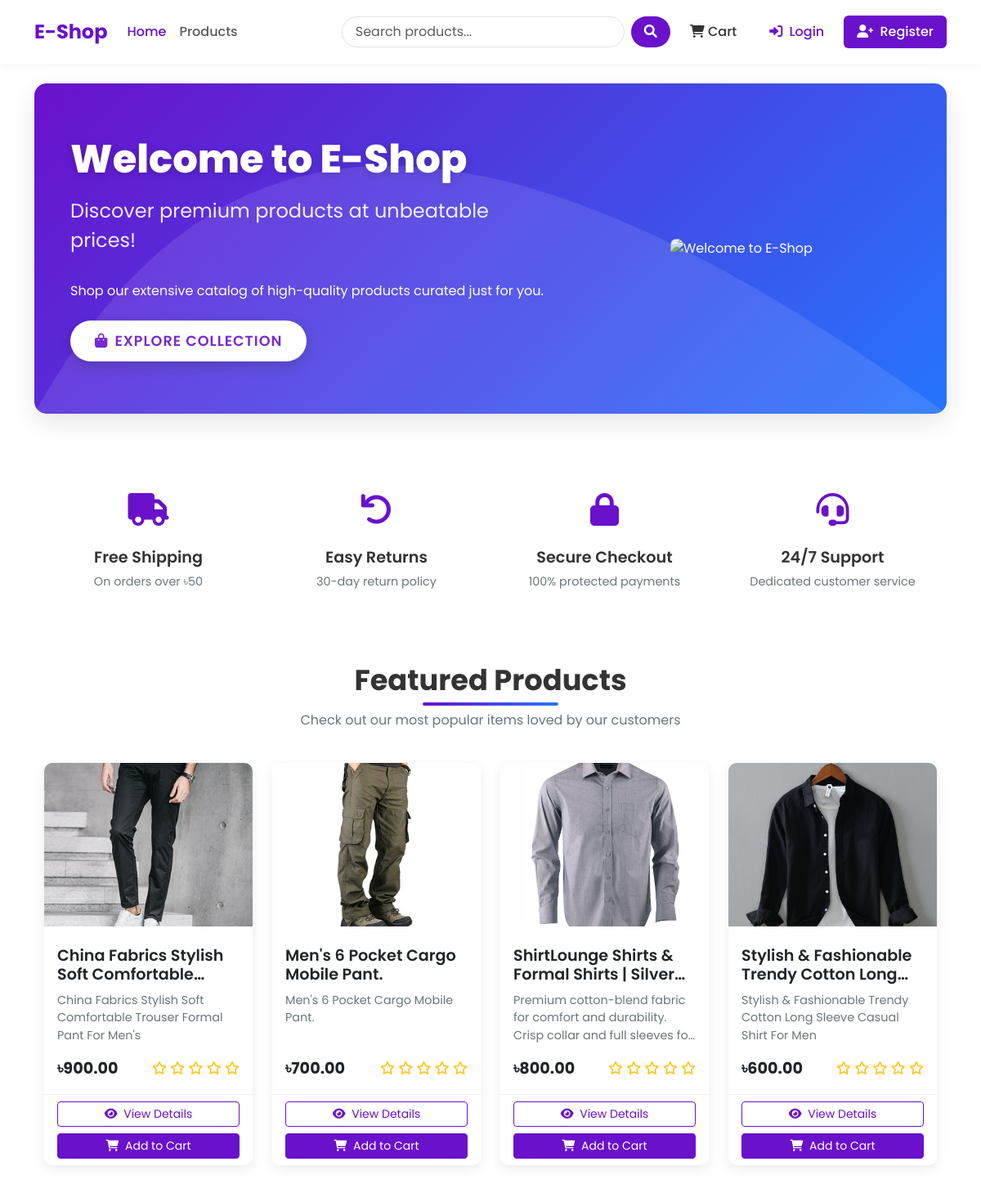
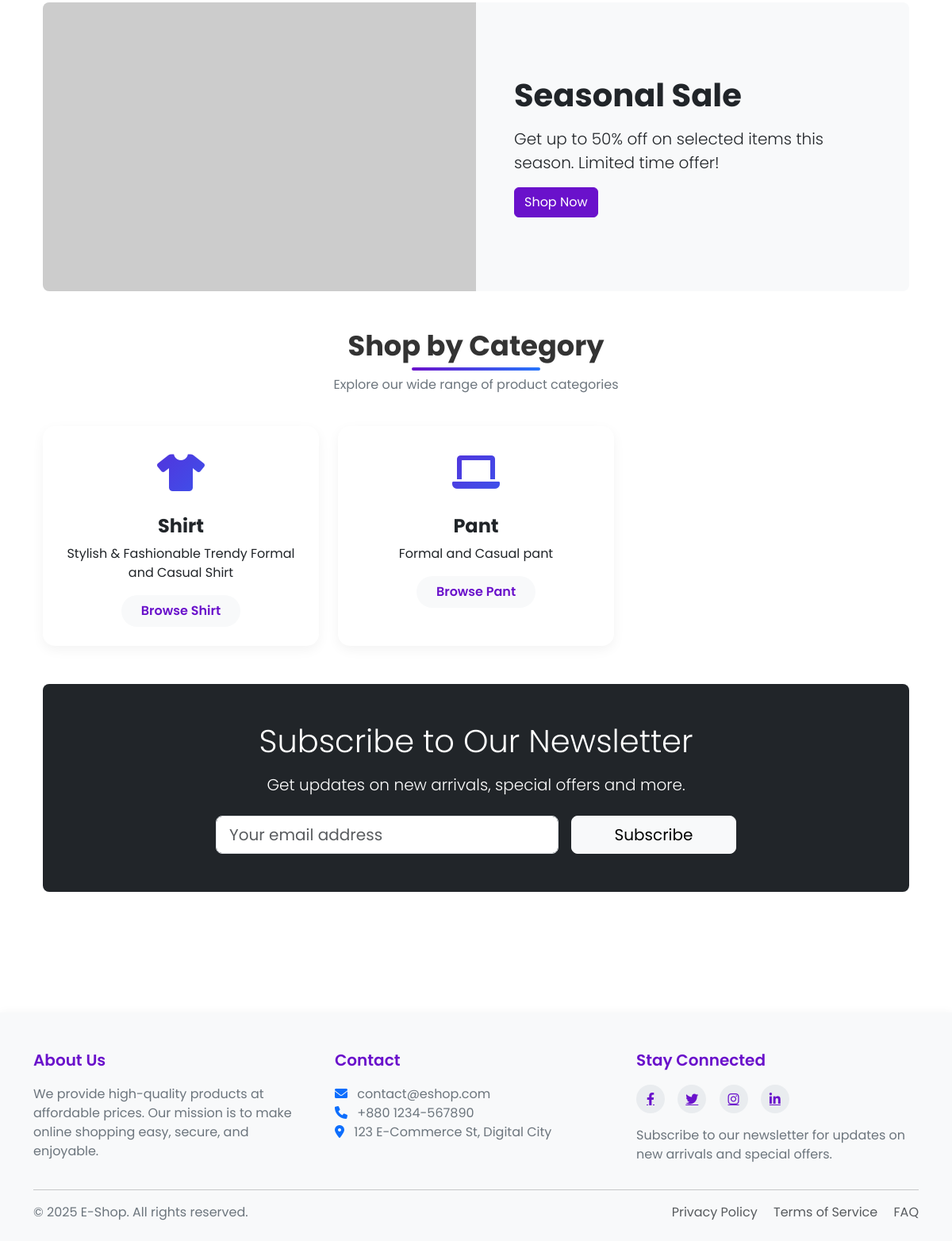
The page / on the database its author committed (2 pictures, top to bottom).
### shop/models.py (models this page shows, shortened)
class Product(models.Model):
    name = models.CharField(max_length=100)
    slug = models.SlugField(max_length=100, unique=True)
    category = models.ForeignKey(Category, on_delete=models.CASCADE, related_name ='products')
    description = models.TextField()
    price = models.DecimalField(max_digits=10, decimal_places=2)
    stock = models.PositiveIntegerField(default=1)
    available =  models.BooleanField(default=True)
    created_at = models.DateTimeField(auto_now_add=True)
    updated_at = models.DateTimeField(auto_now=True)
    image = models.ImageField(upload_to= 'products/%Y/%m/%d') # Product will save as (25-02-2025)

class Category(models.Model):
    name = models.CharField(max_length=100)
    slug = models.SlugField(max_length=100, unique=True)
    description = models.TextField(blank= True)
    class Meta:
        verbose_name_plural = 'Categories'

### shop/views.py (the view)
# urls.py: 2. Add a URL to urlpatterns:  path('', views.home, name='home')
def home(request):
    featured_products = models.Product.objects.filter(available=True).order_by('-created_at')[:8]
    categories = models.Category.objects.all()
    context = {
        'featured_products':featured_products,
        'categories':categories,
    }
    return render(request, 'shop/home.html', context)

### shop/context_processors.py (called while the page is built)
def cart_items_count(request):
    if request.user.is_authenticated:
        try:
            cart = Cart.objects.get(user = request.user)
            return {'cart_items_count': cart.get_total_item()}
        except Cart.DoesNotExist:
            return {'cart_items_count': 0}
    return {'cart_items_count': 0}

### templates/shop/home.html (shortened to what this page needs)
{% extends 'base.html' %}
{% load static %}
{% block content %}
<div class="hero-section">
    <div class="container">
        <div class="row align-items-center">
            <div class="col-lg-7">
                <h1 class="hero-title">Welcome to E-Shop</h1>
                <p class="hero-subtitle">Discover premium products at unbeatable prices!</p>
                <p class="mb-4">Shop our extensive catalog of high-quality products curated just for you.</p>
                <a class="btn hero-btn" href="{% url 'product_list' %}">
                    <i class="fas fa-shopping-bag me-2"></i>Explore Collection
                </a>
            </div>
            <div class="col-lg-5 d-none d-lg-block">
                <div class="text-center">
                    <img src="{% static 'welcome.jpg' %}" alt="Welcome to E-Shop" class="img-fluid rounded-3">
                </div>
            </div>
        </div>
    </div>
</div>
<div class="container mb-5">
    <div class="row g-4">
        <div class="col-md-3">
            <div class="feature-item">
                <div class="feature-icon">
                    <i class="fas fa-truck"></i>
                </div>
                <h3 class="feature-title">Free Shipping</h3>
                <p class="feature-desc">On orders over ৳50</p>
            </div>
        </div>
        <div class="col-md-3">
            <div class="feature-item">
                <div class="feature-icon">
                    <i class="fas fa-undo"></i>
                </div>
                <h3 class="feature-title">Easy Returns</h3>
                <p class="feature-desc">30-day return policy</p>
            </div>
        </div>
        <div class="col-md-3">
            <div class="feature-item">
                <div class="feature-icon">
                    <i class="fas fa-lock"></i>
                </div>
                <h3 class="feature-title">Secure Checkout</h3>
                <p class="feature-desc">100% protected payments</p>
            </div>
        </div>
        <div class="col-md-3">
            <div class="feature-item">
                <div class="feature-icon">
                    <i class="fas fa-headset"></i>
                </div>
                <h3 class="feature-title">24/7 Support</h3>
                <p class="feature-desc">Dedicated customer service</p>
            </div>
        </div>
    </div>
</div>
<div class="container">
    <div class="section-header">
        <h2 class="section-title">Featured Products</h2>
        <p class="section-subtitle">Check out our most popular items loved by our customers</p>
    </div>
    <div class="row row-cols-1 row-cols-md-2 row-cols-lg-4 g-4">
        {% for product in featured_products %}
        <div class="col">
            <div class="card h-100 product-card">
                <div class="product-img-container">
                    {% if product.image %}
                    <img src="{{ product.image.url }}" class="product-img" alt="{{ product.name }}">
                    {% else %}
                    <div class="bg-light text-center p-5">
                        <i class="fas fa-image fa-3x text-muted"></i>
                    </div>
                    {% endif %}
                </div>
                <div class="card-body">
                    <h5 class="product-title">{{ product.name }}</h5>
                    <p class="product-desc">{{ product.description|truncatechars:100 }}</p>
                    <div class="d-flex justify-content-between align-items-center">
                        <span class="product-price">৳{{ product.price }}</span>
                        <div class="rating">
                            {% for i in "12345" %}
                            {% if forloop.counter <= product.average_rating %}
                            <i class="fas fa-star"></i>
                            {% else %}
                            <i class="far fa-star"></i>
                            {% endif %}
                            {% endfor %}
                        </div>
                    </div>
                </div>
                <div class="card-footer">
                    <div class="d-grid gap-2">
                        <a href="{% url 'product_detail' product.slug %}" class="btn btn-sm btn-outline-primary">
                            <i class="fas fa-eye me-1"></i> View Details
                        </a>
                        <form action="{% url 'cart_add' product.id %}" method="post">
                            <button type="submit" class="btn btn-sm btn-primary w-100">
                                <i class="fas fa-shopping-cart me-1"></i> Add to Cart
                            </button>
                        </form>
                    </div>
                </div>
            </div>
        </div>
        {% empty %}
        <div class="col-12">
            <div class="alert alert-info">No featured products available at the moment.</div>
        </div>
        {% endfor %}
    </div>
</div>
<div class="container mt-5 mb-5">
    <div class="card border-0 bg-light rounded-3 overflow-hidden">
        <div class="row g-0">
            <div class="col-md-6 d-none d-md-block">
 <img src="https://placehold.co/600x400/2575fc/FFFFFF.png?text=Seasonal+Sale+50%+Off" alt="Seasonal sale" class="img-fluid" style="height: 100%; object-fit: cover;">            </div>
            <div class="col-md-6 p-5 d-flex align-items-center">
                <div>
                    <h3 class="display-6 fw-bold mb-3">Seasonal Sale</h3>
                    <p class="lead">Get up to 50% off on selected items this season. Limited time offer!</p>
                    <a href="{% url 'product_list' %}" class="btn btn-primary">Shop Now</a>
                </div>
            </div>
        </div>
    </div>
</div>
<div class="container">
    <div class="section-header">
        <h2 class="section-title">Shop by Category</h2>
        <p class="section-subtitle">Explore our wide range of product categories</p>
    </div>
    <div class="row row-cols-1 row-cols-md-2 row-cols-lg-3 g-4">
        {% for category in categories %}
        <div class="col">
            <div class="card h-100 category-card">
                <div class="card-body text-center py-4">
                    <div class="category-icon">
                        <i class="fas fa-{% if forloop.counter == 1 %}tshirt{% elif forloop.counter == 2 %}laptop{% elif forloop.counter == 3 %}mobile-alt{% elif forloop.counter == 4 %}home{% elif forloop.counter == 5 %}shoe-prints{% else %}tag{% endif %}"></i>
                    </div>
                    <h3 class="category-title">{{ category.name }}</h3>
                    <p class="card-text">{{ category.description|truncatechars:100 }}</p>
                    <a href="{% url 'product_list_by_category' category.slug %}" class="btn category-btn">
                        Browse {{ category.name }}
                    </a>
                </div>
            </div>
        </div>
        {% empty %}
        <div class="col-12">
            <div class="alert alert-info">No categories available at the moment.</div>
        </div>
        {% endfor %}
    </div>
</div>
<div class="container my-5">
    <div class="card border-0 bg-dark text-white p-5 rounded-3">
        <div class="row justify-content-center">
            <div class="col-md-8 text-center">
                <h3 class="display-6 mb-3">Subscribe to Our Newsletter</h3>
                <p class="lead mb-4">Get updates on new arrivals, special offers and more.</p>
                <form class="row g-3 justify-content-center">
                    <div class="col-md-8">
                        <input type="email" class="form-control form-control-lg" placeholder="Your email address">
                    </div>
                    <div class="col-md-4">
                        <button type="submit" class="btn btn-light btn-lg w-100">Subscribe</button>
                    </div>
                </form>
            </div>
        </div>
    </div>
</div>
{% endblock %}

### templates/shop/home.html (style rules this page uses)
.hero-section { background: linear-gradient(135deg, #6a11cb 0%, #2575fc 100%); color: white; border-radius: 15px; overflow: hidden; position: relative; padding: 4rem 2rem; margin-bottom: 4rem; box-shadow: 0 10px 30px rgba(0, 0, 0, 0.1); }
.hero-section::before { content: ""; position: absolute; top: 0; left: 0; width: 100%; height: 100%; background-size: 100% 100%; }
.hero-title { font-weight: 800; font-size: 3rem; margin-bottom: 1rem; text-shadow: 0 2px 10px rgba(0, 0, 0, 0.2); }
.hero-subtitle { font-size: 1.5rem; margin-bottom: 2rem; opacity: 0.9; }
.hero-btn { padding: 12px 30px; font-size: 1.1rem; text-transform: uppercase; font-weight: 600; letter-spacing: 1px; border-radius: 50px; transition: all 0.3s ease; box-shadow: 0 5px 15px rgba(0, 0, 0, 0.2); background-color: white; color: #6a11cb; border: none; }
.section-header { text-align: center; margin-bottom: 2.5rem; position: relative; }
.section-title { font-weight: 700; font-size: 2.2rem; color: #333; margin-bottom: 1rem; position: relative; display: inline-block; }
.section-title:after { content: ''; position: absolute; width: 50%; height: 4px; background: linear-gradient(to right, #6a11cb, #2575fc); bottom: -10px; left: 25%; border-radius: 10px; }
.section-subtitle { color: #6c757d; max-width: 600px; margin: 0 auto; }
.product-card { border: none; border-radius: 15px; overflow: hidden; transition: all 0.3s ease; box-shadow: 0 5px 15px rgba(0, 0, 0, 0.05); }
.product-img-container { height: 200px; overflow: hidden; position: relative; }
.product-img { width: 100%; height: 100%; object-fit: cover; transition: transform 0.5s ease; }
.product-title { font-weight: 600; font-size: 1.2rem; margin-top: 0.5rem; overflow: hidden; text-overflow: ellipsis; display: -webkit-box; -webkit-line-clamp: 2; -webkit-box-orient: vertical; height: 3rem; }
.product-desc { color: #6c757d; font-size: 0.9rem; margin-bottom: 1rem; overflow: hidden; text-overflow: ellipsis; display: -webkit-box; -webkit-line-clamp: 3; -webkit-box-orient: vertical; height: 4rem; }
.product-price { font-weight: 700; color: #212529; font-size: 1.2rem; }
.rating { color: #ffc107; }
.card-footer { background-color: white; border-top: 1px solid rgba(0, 0, 0, 0.05); }
.btn-outline-primary { border-color: #6a11cb; color: #6a11cb; }
.btn-primary { background-color: #6a11cb; border-color: #6a11cb; }
.category-card { border: none; border-radius: 15px; overflow: hidden; transition: all 0.3s ease; box-shadow: 0 5px 15px rgba(0, 0, 0, 0.05); position: relative; }
.category-icon { font-size: 3rem; margin-bottom: 1rem; background: linear-gradient(135deg, #6a11cb 0%, #2575fc 100%); -webkit-background-clip: text; -webkit-text-fill-color: transparent; }
.category-title { font-weight: 700; margin-bottom: 0.5rem; font-size: 1.5rem; }
.category-btn { border: none; background-color: #f8f9fa; color: #6a11cb; border-radius: 50px; padding: 8px 25px; font-weight: 600; transition: all 0.3s ease; }
.feature-item { text-align: center; padding: 1.5rem; }
.feature-icon { font-size: 2.5rem; margin-bottom: 1rem; color: #6a11cb; }
.feature-title { font-weight: 600; font-size: 1.2rem; margin-bottom: 0.5rem; }
.feature-desc { color: #6c757d; font-size: 0.9rem; }

### templates/base.html (style rules this page uses)
:root { --primary-color: #6a11cb; --primary-dark: #5a0cb8; --primary-light: #7c4ddb; --secondary-color: #2575fc; --text-color: #333333; --text-light: #6c757d; --bg-light: #f8f9fa; --border-radius: 10px; --box-shadow: 0 5px 15px rgba(0,0,0,0.08); }
body { font-family: 'Poppins', sans-serif; color: var(--text-color); display: flex; flex-direction: column; min-height: 100vh; }
.product-card { border: none; border-radius: var(--border-radius); overflow: hidden; transition: transform 0.3s, box-shadow 0.3s; box-shadow: var(--box-shadow); }
.rating { color: #ffc107; }
.btn-primary { background-color: var(--primary-color); border-color: var(--primary-color); }
.btn-outline-primary { border-color: var(--primary-color); color: var(--primary-color); }

### rows shown on the page
Product: image (picture), name "China Fabrics Stylish Soft…", description "China Fabrics Stylish Soft Comfortable Trouser Formal Pant For Men's", price "900.00"
Product: image (picture), name "Men's 6 Pocket Cargo Mobile Pant.", description "Men's 6 Pocket Cargo Mobile Pant.", price "700.00"
Product: image (picture), name "ShirtLounge Shirts & Formal Shirts |…", description "Premium cotton-blend fabric for comfort and durability. Crisp collar and full sleeves…", price "800.00"
Product: image (picture), name "Stylish & Fashionable Trendy Cotton…", description "Stylish & Fashionable Trendy Cotton Long Sleeve Casual Shirt For Men", price "600.00"
Category: name "Shirt", description "Stylish & Fashionable Trendy Formal and Casual Shirt"
Category: name "Pant", description "Formal and Casual pant"
